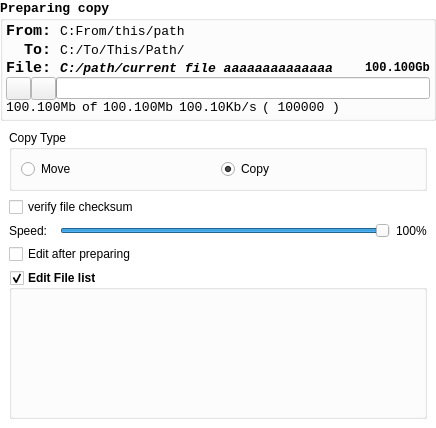
<?xml version="1.0" encoding="UTF-8"?>
<ui version="4.0">
 <class>copyInfoPanel</class>
 <widget class="QFrame" name="copyInfoPanel">
  <property name="geometry">
   <rect>
    <x>0</x>
    <y>0</y>
    <width>436</width>
    <height>428</height>
   </rect>
  </property>
  <property name="sizePolicy">
   <sizepolicy hsizetype="Expanding" vsizetype="Expanding">
    <horstretch>0</horstretch>
    <verstretch>0</verstretch>
   </sizepolicy>
  </property>
  <property name="palette">
   <palette>
    <active>
     <colorrole role="Base">
      <brush brushstyle="SolidPattern">
       <color alpha="255">
        <red>255</red>
        <green>255</green>
        <blue>255</blue>
       </color>
      </brush>
     </colorrole>
     <colorrole role="Window">
      <brush brushstyle="SolidPattern">
       <color alpha="255">
        <red>255</red>
        <green>255</green>
        <blue>255</blue>
       </color>
      </brush>
     </colorrole>
    </active>
    <inactive>
     <colorrole role="Base">
      <brush brushstyle="SolidPattern">
       <color alpha="255">
        <red>255</red>
        <green>255</green>
        <blue>255</blue>
       </color>
      </brush>
     </colorrole>
     <colorrole role="Window">
      <brush brushstyle="SolidPattern">
       <color alpha="255">
        <red>255</red>
        <green>255</green>
        <blue>255</blue>
       </color>
      </brush>
     </colorrole>
    </inactive>
    <disabled>
     <colorrole role="Base">
      <brush brushstyle="SolidPattern">
       <color alpha="255">
        <red>255</red>
        <green>255</green>
        <blue>255</blue>
       </color>
      </brush>
     </colorrole>
     <colorrole role="Window">
      <brush brushstyle="SolidPattern">
       <color alpha="255">
        <red>255</red>
        <green>255</green>
        <blue>255</blue>
       </color>
      </brush>
     </colorrole>
    </disabled>
   </palette>
  </property>
  <property name="acceptDrops">
   <bool>true</bool>
  </property>
  <property name="windowTitle">
   <string notr="true">NiceCopier Task</string>
  </property>
  <property name="accessibleName">
   <string>CopyInfoPanel</string>
  </property>
  <layout class="QVBoxLayout" name="verticalLayout" stretch="0,0">
   <property name="spacing">
    <number>0</number>
   </property>
   <property name="sizeConstraint">
    <enum>QLayout::SetDefaultConstraint</enum>
   </property>
   <property name="margin">
    <number>0</number>
   </property>
   <item>
    <widget class="QGroupBox" name="groupBox">
     <property name="sizePolicy">
      <sizepolicy hsizetype="Expanding" vsizetype="Maximum">
       <horstretch>0</horstretch>
       <verstretch>0</verstretch>
      </sizepolicy>
     </property>
     <property name="font">
      <font>
       <family>Courier New</family>
       <pointsize>10</pointsize>
       <weight>75</weight>
       <bold>true</bold>
       <stylestrategy>PreferDefault</stylestrategy>
      </font>
     </property>
     <property name="contextMenuPolicy">
      <enum>Qt::DefaultContextMenu</enum>
     </property>
     <property name="title">
      <string notr="true" extracomment="changes dynamically">Preparing copy</string>
     </property>
     <property name="flat">
      <bool>false</bool>
     </property>
     <property name="checked">
      <bool>false</bool>
     </property>
     <layout class="QVBoxLayout" name="verticalLayout_2">
      <property name="spacing">
       <number>0</number>
      </property>
      <property name="leftMargin">
       <number>3</number>
      </property>
      <property name="topMargin">
       <number>0</number>
      </property>
      <property name="rightMargin">
       <number>3</number>
      </property>
      <property name="bottomMargin">
       <number>3</number>
      </property>
      <item>
       <widget class="QFrame" name="frame">
        <property name="frameShape">
         <enum>QFrame::NoFrame</enum>
        </property>
        <property name="frameShadow">
         <enum>QFrame::Raised</enum>
        </property>
        <layout class="QVBoxLayout" name="verticalLayout_7">
         <property name="spacing">
          <number>0</number>
         </property>
         <property name="margin">
          <number>0</number>
         </property>
         <item>
          <layout class="QHBoxLayout" name="horizontalLayout">
           <property name="spacing">
            <number>0</number>
           </property>
           <item>
            <widget class="QLabel" name="fromLabel">
             <property name="sizePolicy">
              <sizepolicy hsizetype="Fixed" vsizetype="Preferred">
               <horstretch>0</horstretch>
               <verstretch>0</verstretch>
              </sizepolicy>
             </property>
             <property name="font">
              <font>
               <family>Courier New</family>
               <pointsize>11</pointsize>
               <weight>75</weight>
               <bold>true</bold>
              </font>
             </property>
             <property name="text">
              <string>From: </string>
             </property>
            </widget>
           </item>
           <item>
            <widget class="QLabelEli" name="fromPathLabel">
             <property name="sizePolicy">
              <sizepolicy hsizetype="Expanding" vsizetype="Preferred">
               <horstretch>0</horstretch>
               <verstretch>0</verstretch>
              </sizepolicy>
             </property>
             <property name="font">
              <font>
               <weight>50</weight>
               <bold>false</bold>
              </font>
             </property>
             <property name="text">
              <string notr="true">C:From/this/path</string>
             </property>
            </widget>
           </item>
           <item>
            <spacer name="horizontalSpacer_3">
             <property name="orientation">
              <enum>Qt::Horizontal</enum>
             </property>
             <property name="sizeType">
              <enum>QSizePolicy::Fixed</enum>
             </property>
             <property name="sizeHint" stdset="0">
              <size>
               <width>25</width>
               <height>20</height>
              </size>
             </property>
            </spacer>
           </item>
          </layout>
         </item>
         <item>
          <layout class="QHBoxLayout" name="horizontalLayout_3">
           <property name="spacing">
            <number>0</number>
           </property>
           <item>
            <widget class="QLabel" name="targetLabel">
             <property name="sizePolicy">
              <sizepolicy hsizetype="Fixed" vsizetype="Fixed">
               <horstretch>0</horstretch>
               <verstretch>0</verstretch>
              </sizepolicy>
             </property>
             <property name="font">
              <font>
               <family>Courier New</family>
               <pointsize>11</pointsize>
               <weight>75</weight>
               <bold>true</bold>
              </font>
             </property>
             <property name="layoutDirection">
              <enum>Qt::LeftToRight</enum>
             </property>
             <property name="text">
              <string>  To: </string>
             </property>
             <property name="alignment">
              <set>Qt::AlignLeading|Qt::AlignLeft|Qt::AlignVCenter</set>
             </property>
            </widget>
           </item>
           <item>
            <widget class="QLabelEli" name="targetPathLabel">
             <property name="sizePolicy">
              <sizepolicy hsizetype="Expanding" vsizetype="Preferred">
               <horstretch>0</horstretch>
               <verstretch>0</verstretch>
              </sizepolicy>
             </property>
             <property name="font">
              <font>
               <weight>50</weight>
               <italic>false</italic>
               <bold>false</bold>
               <underline>false</underline>
               <strikeout>false</strikeout>
               <stylestrategy>PreferDefault</stylestrategy>
               <kerning>true</kerning>
              </font>
             </property>
             <property name="acceptDrops">
              <bool>false</bool>
             </property>
             <property name="autoFillBackground">
              <bool>false</bool>
             </property>
             <property name="frameShape">
              <enum>QFrame::NoFrame</enum>
             </property>
             <property name="text">
              <string notr="true">C:/To/This/Path/</string>
             </property>
            </widget>
           </item>
          </layout>
         </item>
         <item>
          <layout class="QHBoxLayout" name="horizontalLayout_4">
           <property name="spacing">
            <number>0</number>
           </property>
           <item>
            <widget class="QLabel" name="fileLabel">
             <property name="sizePolicy">
              <sizepolicy hsizetype="Maximum" vsizetype="Minimum">
               <horstretch>0</horstretch>
               <verstretch>0</verstretch>
              </sizepolicy>
             </property>
             <property name="font">
              <font>
               <family>Courier New</family>
               <pointsize>11</pointsize>
               <weight>75</weight>
               <bold>true</bold>
              </font>
             </property>
             <property name="text">
              <string>File: </string>
             </property>
            </widget>
           </item>
           <item>
            <layout class="QHBoxLayout" name="horizontalLayout_2">
             <item>
              <widget class="QLabelEli" name="currentFileLabel">
               <property name="sizePolicy">
                <sizepolicy hsizetype="Minimum" vsizetype="Preferred">
                 <horstretch>0</horstretch>
                 <verstretch>0</verstretch>
                </sizepolicy>
               </property>
               <property name="font">
                <font>
                 <weight>75</weight>
                 <italic>true</italic>
                 <bold>true</bold>
                </font>
               </property>
               <property name="layoutDirection">
                <enum>Qt::LeftToRight</enum>
               </property>
               <property name="frameShape">
                <enum>QFrame::NoFrame</enum>
               </property>
               <property name="text">
                <string notr="true">C:/path/current file aaaaaaaaaaaaaa</string>
               </property>
               <property name="indent">
                <number>0</number>
               </property>
              </widget>
             </item>
             <item>
              <widget class="QLabel" name="fileSizeLabel">
               <property name="sizePolicy">
                <sizepolicy hsizetype="Maximum" vsizetype="Maximum">
                 <horstretch>0</horstretch>
                 <verstretch>0</verstretch>
                </sizepolicy>
               </property>
               <property name="font">
                <font>
                 <pointsize>9</pointsize>
                 <weight>75</weight>
                 <bold>true</bold>
                </font>
               </property>
               <property name="frameShape">
                <enum>QFrame::NoFrame</enum>
               </property>
               <property name="text">
                <string notr="true">100.100Gb</string>
               </property>
               <property name="indent">
                <number>10</number>
               </property>
              </widget>
             </item>
            </layout>
           </item>
          </layout>
         </item>
         <item>
          <layout class="QHBoxLayout" name="horizontalLayout_8">
           <property name="spacing">
            <number>0</number>
           </property>
           <item>
            <widget class="QPushButton" name="stopButton">
             <property name="sizePolicy">
              <sizepolicy hsizetype="Minimum" vsizetype="Fixed">
               <horstretch>0</horstretch>
               <verstretch>0</verstretch>
              </sizepolicy>
             </property>
             <property name="maximumSize">
              <size>
               <width>25</width>
               <height>25</height>
              </size>
             </property>
             <property name="text">
              <string/>
             </property>
             <property name="icon">
              <iconset resource="resource.qrc">
               <normaloff>:/icons/cancel.ico</normaloff>:/icons/cancel.ico</iconset>
             </property>
            </widget>
           </item>
           <item>
            <widget class="QPushButton" name="startButton">
             <property name="sizePolicy">
              <sizepolicy hsizetype="Minimum" vsizetype="Fixed">
               <horstretch>0</horstretch>
               <verstretch>0</verstretch>
              </sizepolicy>
             </property>
             <property name="maximumSize">
              <size>
               <width>25</width>
               <height>25</height>
              </size>
             </property>
             <property name="baseSize">
              <size>
               <width>25</width>
               <height>25</height>
              </size>
             </property>
             <property name="text">
              <string/>
             </property>
             <property name="icon">
              <iconset resource="resource.qrc">
               <normaloff>:/icons/start_copy.ico</normaloff>:/icons/start_copy.ico</iconset>
             </property>
            </widget>
           </item>
           <item>
            <widget class="myprogressbar" name="progressBar">
             <property name="sizePolicy">
              <sizepolicy hsizetype="Minimum" vsizetype="Maximum">
               <horstretch>0</horstretch>
               <verstretch>0</verstretch>
              </sizepolicy>
             </property>
             <property name="minimumSize">
              <size>
               <width>0</width>
               <height>22</height>
              </size>
             </property>
             <property name="maximumSize">
              <size>
               <width>16777215</width>
               <height>22</height>
              </size>
             </property>
             <property name="baseSize">
              <size>
               <width>0</width>
               <height>22</height>
              </size>
             </property>
             <property name="palette">
              <palette>
               <active>
                <colorrole role="WindowText">
                 <brush brushstyle="SolidPattern">
                  <color alpha="255">
                   <red>255</red>
                   <green>255</green>
                   <blue>255</blue>
                  </color>
                 </brush>
                </colorrole>
                <colorrole role="Text">
                 <brush brushstyle="SolidPattern">
                  <color alpha="255">
                   <red>255</red>
                   <green>255</green>
                   <blue>255</blue>
                  </color>
                 </brush>
                </colorrole>
                <colorrole role="ButtonText">
                 <brush brushstyle="SolidPattern">
                  <color alpha="255">
                   <red>255</red>
                   <green>255</green>
                   <blue>255</blue>
                  </color>
                 </brush>
                </colorrole>
                <colorrole role="Highlight">
                 <brush brushstyle="SolidPattern">
                  <color alpha="255">
                   <red>0</red>
                   <green>170</green>
                   <blue>0</blue>
                  </color>
                 </brush>
                </colorrole>
               </active>
               <inactive>
                <colorrole role="WindowText">
                 <brush brushstyle="SolidPattern">
                  <color alpha="255">
                   <red>255</red>
                   <green>255</green>
                   <blue>255</blue>
                  </color>
                 </brush>
                </colorrole>
                <colorrole role="Text">
                 <brush brushstyle="SolidPattern">
                  <color alpha="255">
                   <red>255</red>
                   <green>255</green>
                   <blue>255</blue>
                  </color>
                 </brush>
                </colorrole>
                <colorrole role="ButtonText">
                 <brush brushstyle="SolidPattern">
                  <color alpha="255">
                   <red>255</red>
                   <green>255</green>
                   <blue>255</blue>
                  </color>
                 </brush>
                </colorrole>
                <colorrole role="Highlight">
                 <brush brushstyle="SolidPattern">
                  <color alpha="255">
                   <red>0</red>
                   <green>170</green>
                   <blue>0</blue>
                  </color>
                 </brush>
                </colorrole>
               </inactive>
               <disabled>
                <colorrole role="WindowText">
                 <brush brushstyle="SolidPattern">
                  <color alpha="255">
                   <red>255</red>
                   <green>255</green>
                   <blue>255</blue>
                  </color>
                 </brush>
                </colorrole>
                <colorrole role="Text">
                 <brush brushstyle="SolidPattern">
                  <color alpha="255">
                   <red>255</red>
                   <green>255</green>
                   <blue>255</blue>
                  </color>
                 </brush>
                </colorrole>
                <colorrole role="ButtonText">
                 <brush brushstyle="SolidPattern">
                  <color alpha="255">
                   <red>255</red>
                   <green>255</green>
                   <blue>255</blue>
                  </color>
                 </brush>
                </colorrole>
                <colorrole role="Highlight">
                 <brush brushstyle="SolidPattern">
                  <color alpha="255">
                   <red>51</red>
                   <green>153</green>
                   <blue>255</blue>
                  </color>
                 </brush>
                </colorrole>
               </disabled>
              </palette>
             </property>
             <property name="maximum">
              <number>1000</number>
             </property>
             <property name="value">
              <number>0</number>
             </property>
             <property name="textVisible">
              <bool>false</bool>
             </property>
            </widget>
           </item>
          </layout>
         </item>
         <item>
          <layout class="QHBoxLayout" name="horizontalLayout_5">
           <property name="spacing">
            <number>5</number>
           </property>
           <item>
            <widget class="QLabel" name="sizeLabel">
             <property name="sizePolicy">
              <sizepolicy hsizetype="Maximum" vsizetype="Minimum">
               <horstretch>0</horstretch>
               <verstretch>0</verstretch>
              </sizepolicy>
             </property>
             <property name="maximumSize">
              <size>
               <width>16777215</width>
               <height>16777215</height>
              </size>
             </property>
             <property name="font">
              <font>
               <weight>50</weight>
               <bold>false</bold>
               <kerning>false</kerning>
              </font>
             </property>
             <property name="text">
              <string notr="true">100.100Mb</string>
             </property>
             <property name="scaledContents">
              <bool>false</bool>
             </property>
             <property name="textInteractionFlags">
              <set>Qt::NoTextInteraction</set>
             </property>
            </widget>
           </item>
           <item>
            <widget class="QLabel" name="ofLabel">
             <property name="sizePolicy">
              <sizepolicy hsizetype="Maximum" vsizetype="Minimum">
               <horstretch>0</horstretch>
               <verstretch>0</verstretch>
              </sizepolicy>
             </property>
             <property name="font">
              <font>
               <weight>50</weight>
               <bold>false</bold>
              </font>
             </property>
             <property name="text">
              <string notr="true">of</string>
             </property>
            </widget>
           </item>
           <item>
            <widget class="QLabel" name="totalSizeLabel">
             <property name="sizePolicy">
              <sizepolicy hsizetype="Maximum" vsizetype="Minimum">
               <horstretch>0</horstretch>
               <verstretch>0</verstretch>
              </sizepolicy>
             </property>
             <property name="font">
              <font>
               <weight>50</weight>
               <bold>false</bold>
              </font>
             </property>
             <property name="text">
              <string notr="true">100.100Mb</string>
             </property>
            </widget>
           </item>
           <item>
            <widget class="QLabel" name="speedLabel">
             <property name="sizePolicy">
              <sizepolicy hsizetype="Maximum" vsizetype="Minimum">
               <horstretch>0</horstretch>
               <verstretch>0</verstretch>
              </sizepolicy>
             </property>
             <property name="font">
              <font>
               <weight>50</weight>
               <bold>false</bold>
              </font>
             </property>
             <property name="text">
              <string notr="true">100.10Kb/s</string>
             </property>
            </widget>
           </item>
           <item>
            <widget class="QLabel" name="fileCountLabel">
             <property name="sizePolicy">
              <sizepolicy hsizetype="Maximum" vsizetype="Minimum">
               <horstretch>0</horstretch>
               <verstretch>0</verstretch>
              </sizepolicy>
             </property>
             <property name="font">
              <font>
               <weight>50</weight>
               <bold>false</bold>
              </font>
             </property>
             <property name="text">
              <string notr="true">( 100000 )</string>
             </property>
            </widget>
           </item>
           <item>
            <spacer name="horizontalSpacer">
             <property name="orientation">
              <enum>Qt::Horizontal</enum>
             </property>
             <property name="sizeHint" stdset="0">
              <size>
               <width>0</width>
               <height>0</height>
              </size>
             </property>
            </spacer>
           </item>
          </layout>
         </item>
        </layout>
       </widget>
      </item>
     </layout>
    </widget>
   </item>
   <item>
    <widget class="QWidget" name="infoWidget" native="true">
     <property name="enabled">
      <bool>true</bool>
     </property>
     <property name="sizePolicy">
      <sizepolicy hsizetype="Expanding" vsizetype="Expanding">
       <horstretch>0</horstretch>
       <verstretch>0</verstretch>
      </sizepolicy>
     </property>
     <layout class="QVBoxLayout" name="verticalLayout_3">
      <item>
       <widget class="QGroupBox" name="groupBox_2">
        <property name="title">
         <string>Copy Type</string>
        </property>
        <layout class="QHBoxLayout" name="horizontalLayout_7">
         <item>
          <widget class="QRadioButton" name="cutRadioButton">
           <property name="text">
            <string>Move</string>
           </property>
          </widget>
         </item>
         <item>
          <widget class="QRadioButton" name="copyRadioButton">
           <property name="text">
            <string>Copy</string>
           </property>
           <property name="checked">
            <bool>true</bool>
           </property>
          </widget>
         </item>
        </layout>
       </widget>
      </item>
      <item>
       <widget class="QCheckBox" name="checkSumCheckBox">
        <property name="text">
         <string>verify file checksum</string>
        </property>
       </widget>
      </item>
      <item>
       <layout class="QHBoxLayout" name="horizontalLayout_10">
        <item>
         <widget class="QLabel" name="label">
          <property name="text">
           <string>Speed:  </string>
          </property>
         </widget>
        </item>
        <item>
         <widget class="QSlider" name="speedSlider_inversed">
          <property name="minimum">
           <number>1</number>
          </property>
          <property name="maximum">
           <number>10</number>
          </property>
          <property name="pageStep">
           <number>1</number>
          </property>
          <property name="value">
           <number>10</number>
          </property>
          <property name="sliderPosition">
           <number>10</number>
          </property>
          <property name="orientation">
           <enum>Qt::Horizontal</enum>
          </property>
         </widget>
        </item>
        <item>
         <widget class="QLabel" name="speedLevelLabel">
          <property name="text">
           <string notr="true">100%</string>
          </property>
         </widget>
        </item>
       </layout>
      </item>
      <item>
       <layout class="QHBoxLayout" name="horizontalLayout_6">
        <item>
         <widget class="QCheckBox" name="editCheckBox">
          <property name="sizePolicy">
           <sizepolicy hsizetype="Maximum" vsizetype="Fixed">
            <horstretch>0</horstretch>
            <verstretch>0</verstretch>
           </sizepolicy>
          </property>
          <property name="font">
           <font>
            <weight>50</weight>
            <bold>false</bold>
           </font>
          </property>
          <property name="text">
           <string>Edit after preparing</string>
          </property>
         </widget>
        </item>
        <item>
         <spacer name="horizontalSpacer_2">
          <property name="orientation">
           <enum>Qt::Horizontal</enum>
          </property>
          <property name="sizeHint" stdset="0">
           <size>
            <width>40</width>
            <height>20</height>
           </size>
          </property>
         </spacer>
        </item>
       </layout>
      </item>
      <item>
       <widget class="QGroupBox" name="editGroupBox">
        <property name="font">
         <font>
          <weight>75</weight>
          <bold>true</bold>
         </font>
        </property>
        <property name="title">
         <string>Edit File list</string>
        </property>
        <property name="checkable">
         <bool>true</bool>
        </property>
        <layout class="QVBoxLayout" name="verticalLayout_4">
         <item>
          <layout class="QHBoxLayout" name="horizontalLayout_9">
           <item>
            <layout class="QVBoxLayout" name="verticalLayout_5">
             <property name="spacing">
              <number>0</number>
             </property>
            </layout>
           </item>
           <item>
            <widget class="FileListWidget" name="copyFileTree" native="true">
             <property name="sizePolicy">
              <sizepolicy hsizetype="Expanding" vsizetype="Expanding">
               <horstretch>0</horstretch>
               <verstretch>0</verstretch>
              </sizepolicy>
             </property>
             <property name="acceptDrops">
              <bool>true</bool>
             </property>
            </widget>
           </item>
          </layout>
         </item>
        </layout>
       </widget>
      </item>
     </layout>
    </widget>
   </item>
  </layout>
 </widget>
 <customwidgets>
  <customwidget>
   <class>QLabelEli</class>
   <extends>QLabel</extends>
   <header>qlabeleli.h</header>
  </customwidget>
  <customwidget>
   <class>FileListWidget</class>
   <extends>QWidget</extends>
   <header>filelistwidget.h</header>
   <container>1</container>
  </customwidget>
  <customwidget>
   <class>myprogressbar</class>
   <extends>QProgressBar</extends>
   <header>myprogressbar.h</header>
  </customwidget>
 </customwidgets>
 <resources>
  <include location="resource.qrc"/>
 </resources>
 <connections/>
</ui>
